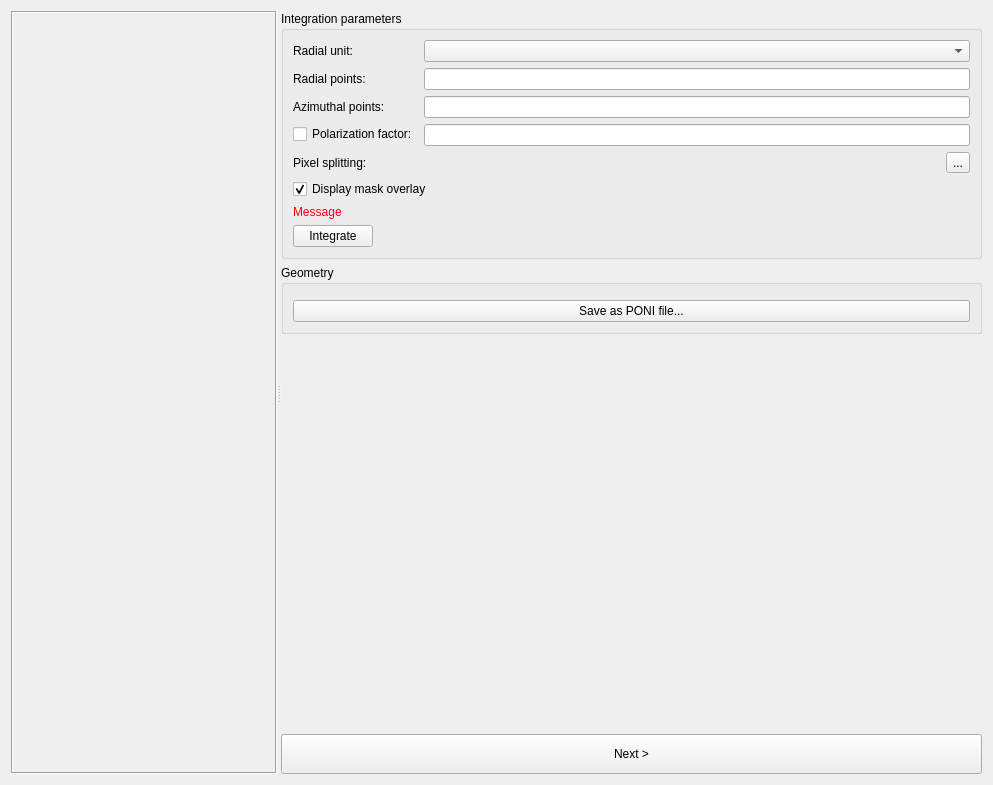
<?xml version="1.0" encoding="UTF-8"?>
<ui version="4.0">
 <class>Form</class>
 <widget class="QWidget" name="Form">
  <property name="geometry">
   <rect>
    <x>0</x>
    <y>0</y>
    <width>993</width>
    <height>785</height>
   </rect>
  </property>
  <property name="windowTitle">
   <string>Cake &amp; integration</string>
  </property>
  <layout class="QHBoxLayout" name="horizontalLayout">
   <item>
    <widget class="QSplitter" name="splitter">
     <property name="orientation">
      <enum>Qt::Horizontal</enum>
     </property>
     <widget class="IntegrationPlot" name="_plot">
      <property name="frameShape">
       <enum>QFrame::Box</enum>
      </property>
      <property name="frameShadow">
       <enum>QFrame::Sunken</enum>
      </property>
      <property name="lineWidth">
       <number>1</number>
      </property>
     </widget>
     <widget class="QWidget" name="widget" native="true">
      <layout class="QVBoxLayout" name="verticalLayout_3" stretch="0,0,1,0">
       <property name="leftMargin">
        <number>0</number>
       </property>
       <property name="topMargin">
        <number>0</number>
       </property>
       <property name="rightMargin">
        <number>0</number>
       </property>
       <property name="bottomMargin">
        <number>0</number>
       </property>
       <item>
        <widget class="QGroupBox" name="groupBox_14">
         <property name="title">
          <string>Integration parameters</string>
         </property>
         <layout class="QFormLayout" name="formLayout">
          <item row="0" column="0">
           <widget class="QLabel" name="label_6">
            <property name="text">
             <string>Radial unit:</string>
            </property>
           </widget>
          </item>
          <item row="0" column="1">
           <widget class="UnitSelector" name="_radialUnit"/>
          </item>
          <item row="1" column="0">
           <widget class="QLabel" name="label_7">
            <property name="text">
             <string>Radial points:</string>
            </property>
           </widget>
          </item>
          <item row="1" column="1">
           <widget class="QuantityEdit" name="_radialPoints">
            <property name="sizePolicy">
             <sizepolicy hsizetype="Expanding" vsizetype="Fixed">
              <horstretch>0</horstretch>
              <verstretch>0</verstretch>
             </sizepolicy>
            </property>
           </widget>
          </item>
          <item row="2" column="0">
           <widget class="QLabel" name="label_8">
            <property name="text">
             <string>Azimuthal points:</string>
            </property>
           </widget>
          </item>
          <item row="2" column="1">
           <widget class="QuantityEdit" name="_azimuthalPoints">
            <property name="sizePolicy">
             <sizepolicy hsizetype="Expanding" vsizetype="Fixed">
              <horstretch>0</horstretch>
              <verstretch>0</verstretch>
             </sizepolicy>
            </property>
           </widget>
          </item>
          <item row="3" column="0">
           <widget class="QCheckBox" name="_polarizationFactorCheck">
            <property name="text">
             <string>Polarization factor:</string>
            </property>
           </widget>
          </item>
          <item row="3" column="1">
           <widget class="QuantityEdit" name="_polarizationFactor">
            <property name="sizePolicy">
             <sizepolicy hsizetype="Expanding" vsizetype="Fixed">
              <horstretch>0</horstretch>
              <verstretch>0</verstretch>
             </sizepolicy>
            </property>
           </widget>
          </item>
          <item row="4" column="0">
           <widget class="QLabel" name="label_2">
            <property name="text">
             <string>Pixel splitting:</string>
            </property>
           </widget>
          </item>
          <item row="4" column="1">
           <layout class="QHBoxLayout" name="horizontalLayout_2">
            <item>
             <widget class="MethodLabel" name="_methodLabel"/>
            </item>
            <item>
             <widget class="QToolButton" name="_customMethodButton">
              <property name="text">
               <string>...</string>
              </property>
             </widget>
            </item>
           </layout>
          </item>
          <item row="5" column="0" colspan="2">
           <widget class="QCheckBox" name="_displayMask">
            <property name="text">
             <string>Display mask overlay</string>
            </property>
            <property name="checked">
             <bool>true</bool>
            </property>
           </widget>
          </item>
          <item row="6" column="0">
           <widget class="QLabel" name="_warning">
            <property name="styleSheet">
             <string notr="true">color:red;</string>
            </property>
            <property name="text">
             <string>Message</string>
            </property>
           </widget>
          </item>
          <item row="7" column="0">
           <widget class="ThreadPoolPushButton" name="_integrateButton">
            <property name="text">
             <string>Integrate</string>
            </property>
           </widget>
          </item>
         </layout>
        </widget>
       </item>
       <item>
        <widget class="QGroupBox" name="groupBox">
         <property name="title">
          <string>Geometry</string>
         </property>
         <layout class="QVBoxLayout" name="verticalLayout">
          <item>
           <widget class="GeometryTabs" name="_geometryTabs" native="true"/>
          </item>
          <item>
           <widget class="QPushButton" name="_savePoniButton">
            <property name="toolTip">
             <string>A PONI file contains the geometry, the wavelength and the detector information.</string>
            </property>
            <property name="text">
             <string>Save as PONI file...</string>
            </property>
           </widget>
          </item>
         </layout>
        </widget>
       </item>
       <item>
        <spacer name="verticalSpacer">
         <property name="orientation">
          <enum>Qt::Vertical</enum>
         </property>
         <property name="sizeHint" stdset="0">
          <size>
           <width>0</width>
           <height>0</height>
          </size>
         </property>
        </spacer>
       </item>
       <item>
        <widget class="QPushButton" name="_nextStep">
         <property name="minimumSize">
          <size>
           <width>0</width>
           <height>40</height>
          </size>
         </property>
         <property name="text">
          <string>Next &gt;</string>
         </property>
        </widget>
       </item>
      </layout>
     </widget>
    </widget>
   </item>
  </layout>
 </widget>
 <customwidgets>
  <customwidget>
   <class>QuantityEdit</class>
   <extends>QLineEdit</extends>
   <header>pyFAI.gui.widgets.QuantityEdit</header>
  </customwidget>
  <customwidget>
   <class>UnitSelector</class>
   <extends>QComboBox</extends>
   <header>pyFAI.gui.widgets.UnitSelector</header>
  </customwidget>
  <customwidget>
   <class>MethodLabel</class>
   <extends>QLabel</extends>
   <header>pyFAI.gui.widgets.MethodLabel</header>
  </customwidget>
  <customwidget>
   <class>ThreadPoolPushButton</class>
   <extends>QPushButton</extends>
   <header>silx.gui.widgets.ThreadPoolPushButton</header>
  </customwidget>
  <customwidget>
   <class>IntegrationPlot</class>
   <extends>QFrame</extends>
   <header>pyFAI.gui.tasks.IntegrationTask</header>
   <container>1</container>
  </customwidget>
  <customwidget>
   <class>GeometryTabs</class>
   <extends>QWidget</extends>
   <header>pyFAI.gui.widgets.GeometryTabs</header>
   <container>1</container>
  </customwidget>
 </customwidgets>
 <tabstops>
  <tabstop>_radialUnit</tabstop>
  <tabstop>_radialPoints</tabstop>
  <tabstop>_azimuthalPoints</tabstop>
  <tabstop>_polarizationFactorCheck</tabstop>
  <tabstop>_polarizationFactor</tabstop>
  <tabstop>_customMethodButton</tabstop>
  <tabstop>_displayMask</tabstop>
  <tabstop>_integrateButton</tabstop>
  <tabstop>_nextStep</tabstop>
 </tabstops>
 <resources/>
 <connections/>
</ui>
